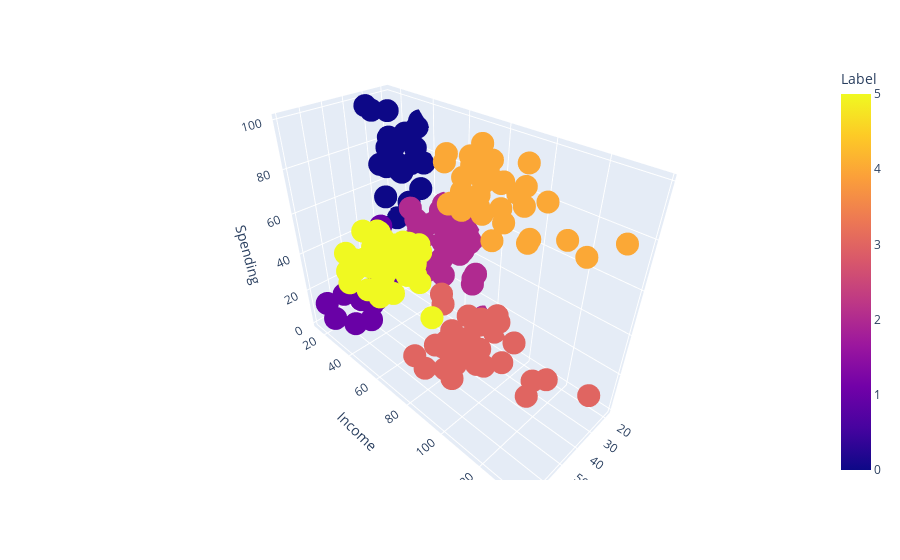

Notebook code for this chart:
### Markdown cell above
## Restart as run all cells

### Code cell
import plotly.express as px
fig = px.scatter_3d(data_frame=X2, x='Age', y='Income', z='Spending', color='Label')
fig.show()

### Figure 1 — Plotly figure (JSON) as saved in the notebook; plotly's stock layout.template omitted (floating-point values rounded to 4 significant figures; data arrays with more than 128 entries replaced by an {"elided": "..."} marker saying what was removed)
{"data": [{"hovertemplate": "Age=%{x}<br>Income=%{y}<br>Spending=%{z}<br>Label=%{marker.color}<extra></extra>", "legendgroup": "", "marker": {"color": {"elided": "200 int values"}, "coloraxis": "coloraxis", "symbol": "circle"}, "mode": "markers", "name": "", "scene": "scene", "showlegend": false, "type": "scatter3d", "x": {"elided": "200 int values"}, "y": {"elided": "200 int values"}, "z": {"elided": "200 int values"}}], "layout": {"coloraxis": {"colorbar": {"title": {"text": "Label"}}, "colorscale": [[0, "#0d0887"], [0.1111, "#46039f"], [0.2222, "#7201a8"], [0.3333, "#9c179e"], [0.4444, "#bd3786"], [0.5556, "#d8576b"], [0.6667, "#ed7953"], [0.7778, "#fb9f3a"], [0.8889, "#fdca26"], [1, "#f0f921"]]}, "legend": {"tracegroupgap": 0}, "margin": {"t": 60}, "scene": {"domain": {"x": [0, 1], "y": [0, 1]}, "xaxis": {"title": {"text": "Age"}}, "yaxis": {"title": {"text": "Income"}}, "zaxis": {"title": {"text": "Spending"}}}}}
